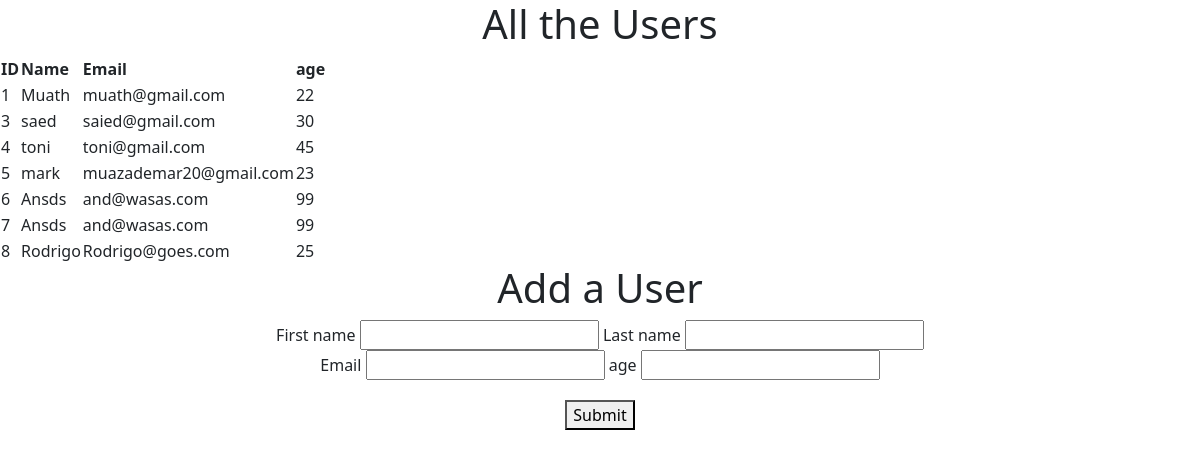
The page / on the database its author committed.
### users_app/models.py (models this page shows)
class Users(models.Model):
    first_name = models.CharField(max_length=255)
    last_name = models.CharField(max_length=255)
    email_address = models.CharField(max_length=255)
    age = models.IntegerField(int)
    created_at = models.DateTimeField(auto_now_add=True)
    updated_at = models.DateTimeField(auto_now=True)

### users_app/views.py (the view)
# urls.py: path('', views.index),
def index(request):
    users = {
        "All_the_users":
        Users.objects.all()
    }
    return render(request, "index.html",users)

### users_app/templates/index.html (shortened to what this page needs)
<!DOCTYPE html>
<html lang="en">
<head>
    <link rel="stylesheet" href="https://cdn.jsdelivr.net/npm/bootstrap@5.3.3/dist/css/bootstrap.min.css">
    <link rel="stylesheet" href="https://cdn.jsdelivr.net/npm/bootstrap-icons@1.11.3/font/bootstrap-icons.css">
    <link rel="stylesheet" href="https://cdn.jsdelivr.net/npm/bootstrap-table@1.22.5/dist/bootstrap-table.min.css">
    </head>
    <body>
        <h1>All the Users</h1>
    <table data-toggle="table">
        <thead>
        <tr>
            <th>ID</th>
            <th>Name</th>
            <th>Email</th>
            <th>age</th>
        </tr>
        </thead>
        <tbody>
            {% for user in All_the_users %}
        <tr>
            <td>{{user.id}}</td>
            <td>{{user.first_name}} {{user.Last_name}}</td>
            <td>{{user.email_address}}</td>
            <td>{{user.age}}</td>
        </tr>
        {% endfor %}
        </tbody>
    </table>
    <h1>Add a User</h1>
    <form class="form" action="/users" method="post">
        <div>
            First name <input type="text" name="first">
            Last name <input type="text" name="Last">
        </div>
        <div>
            Email <input type="email" name="email">
            age <input type="number" name="age">
        </div>
        <button>Submit</button>
    </form>
</body>
</html>

### users_app/templates/index.html (style rules this page uses)
h1 { text-align: center; }
.form { text-align: center; }
button { margin-top: 20px; }

### rows shown on the page
Users: id "1", first_name "Muath", email_address "muath@gmail.com", age "22"
Users: id "3", first_name "saed", email_address "saied@gmail.com", age "30"
Users: id "4", first_name "toni", email_address "toni@gmail.com", age "45"
Users: id "5", first_name "mark", email_address "muazademar20@gmail.com", age "23"
Users: id "6", first_name "Ansds", email_address "and@wasas.com", age "99"
Users: id "7", first_name "Ansds", email_address "and@wasas.com", age "99"
Users: id "8", first_name "Rodrigo", email_address "Rodrigo@goes.com", age "25"
